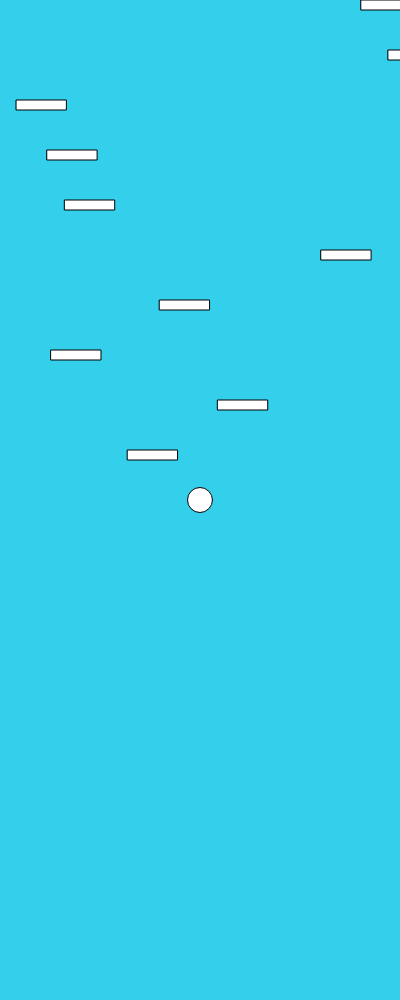
Frame 1 (no input)
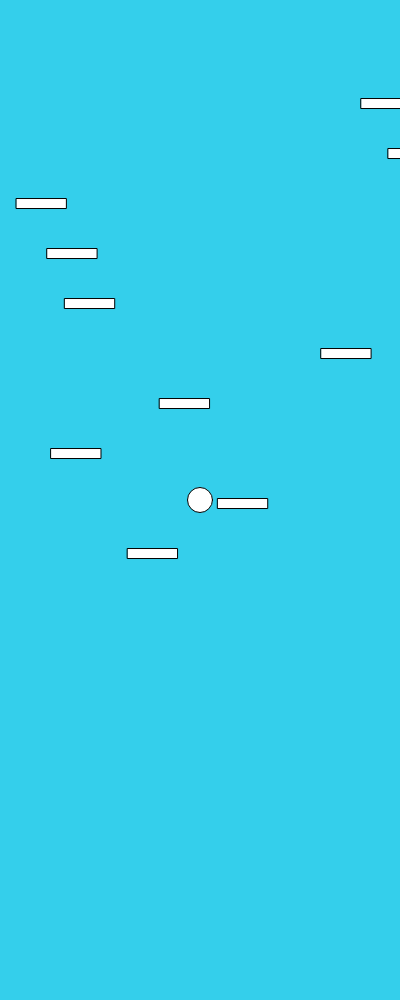
Frame 60 (no input)
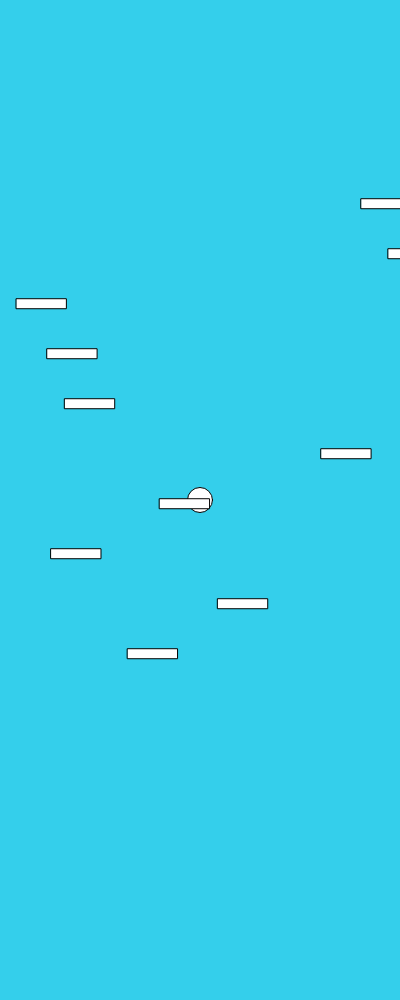
Frame 120 (the mouse pressed at the canvas centre since frame 60)

The p5.js sketch that drew these frames (run headless with seeded random() and noise() and a simulated clock; from frame 60 on, the mouse is pressed at the canvas centre):

// p5.js sketch
// ── sketch.js
let offset = 0;
let obstacles = []
let x_positionplayer;

function setup() {
  createCanvas(400, windowHeight);
  for (let i = 0; i<20; i++) {
    obstacles.push({
      x_offset: Math.random() * 400,
      y_offset: i * 50
    })
  }
  x_positionplayer=width/2
}

function draw() {
  background(52,207,235);
   circle(x_positionplayer, 500, 25);
   if (keyIsDown(LEFT_ARROW))
    x_positionplayer-=2.00
  for (let i = 0; i<10; i++) {
    const y_position = obstacles[i].y_offset+offset
    const x_position = obstacles[i].x_offset
    rect(x_position,y_position,50,10)
    if (y_position > windowHeight) {
      obstacles[i].y_offset-= windowHeight
     
    }
  }
offset +=1.67
}
